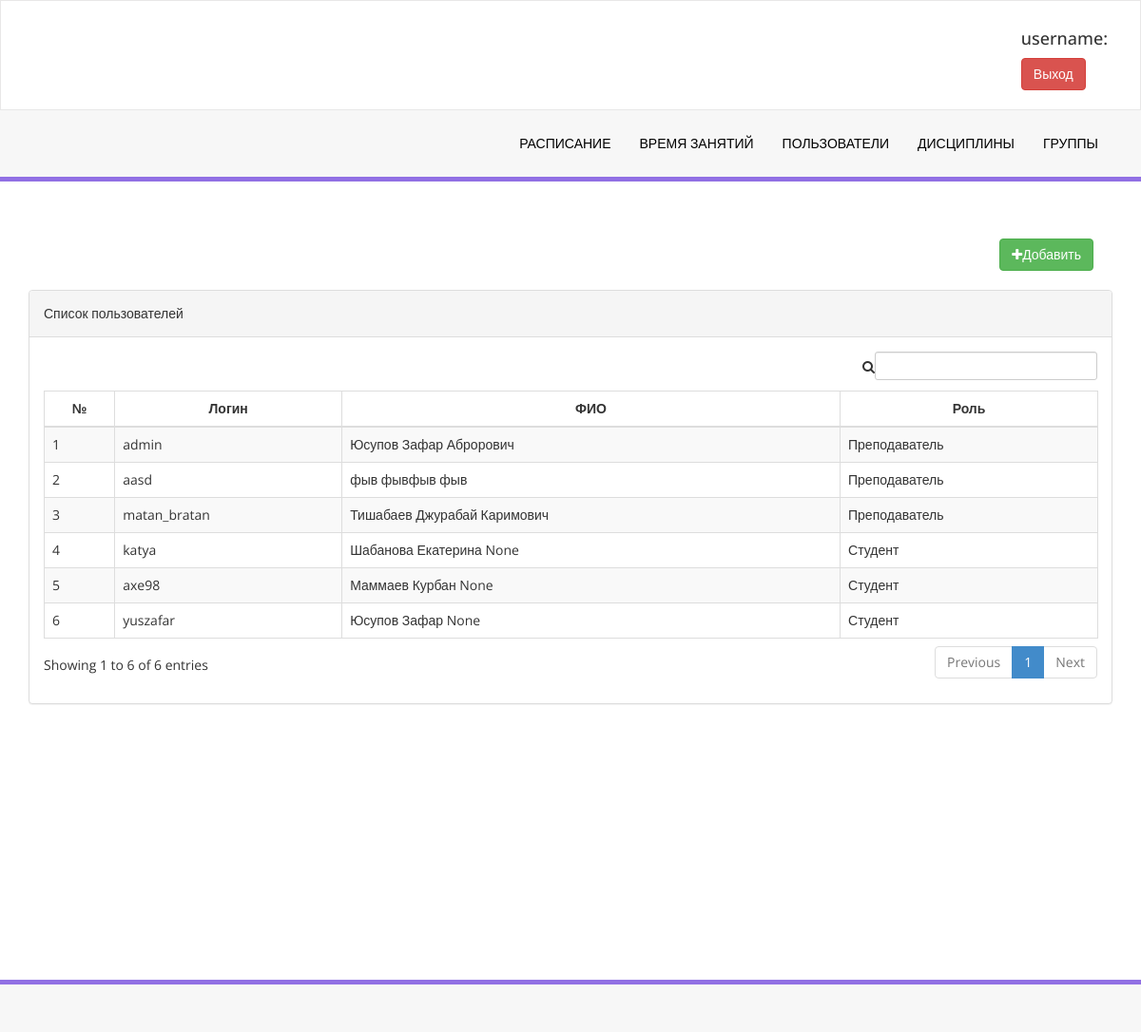
Before: /user/list/ with the older database file.
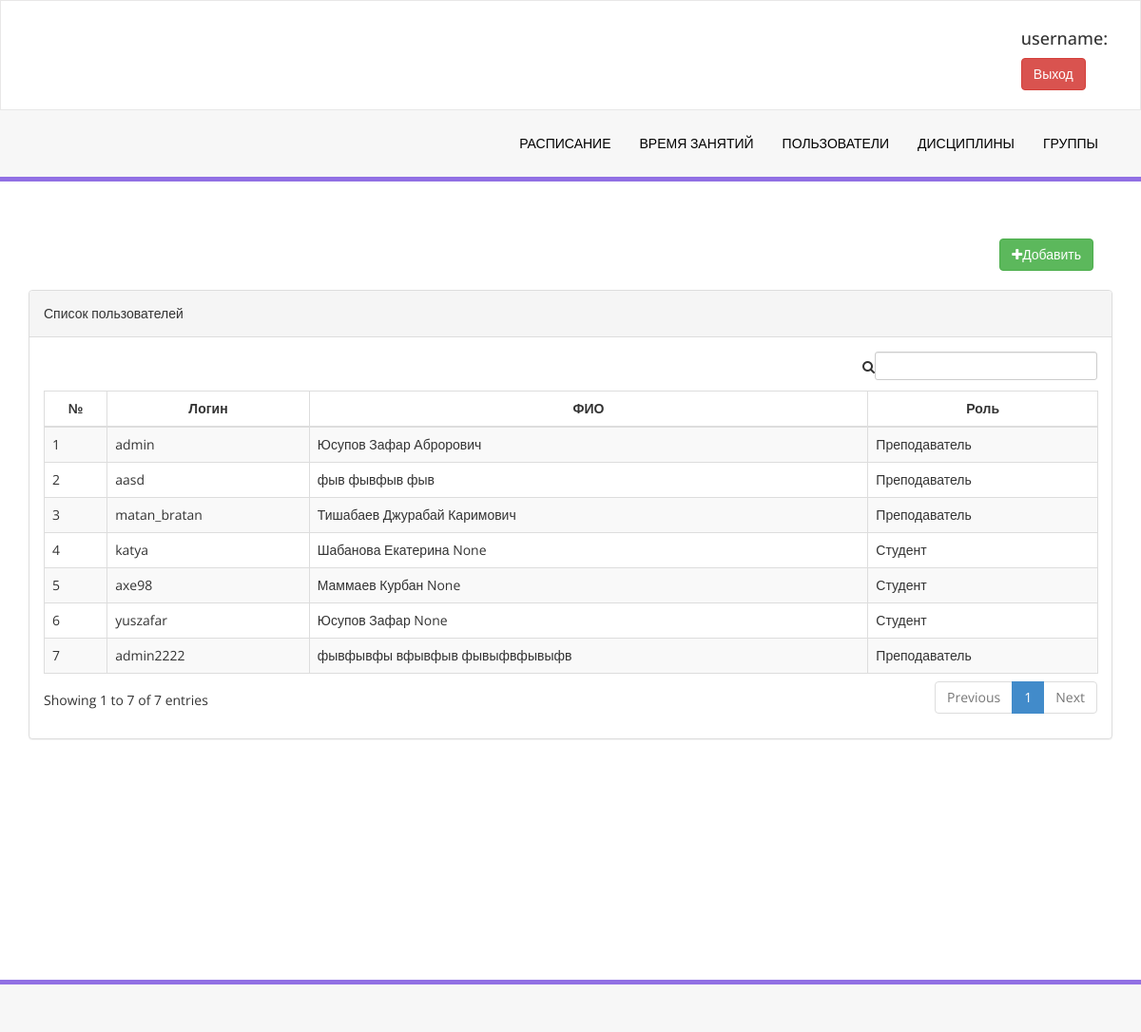
After: the same page with the newer database file.
### meeting/models.py (models this page shows, shortened)
class Profile(models.Model):
    LEVEL = (
        ("Teacher", "Преподаватель"),
        ("Student", "Студент"),
        ("Training_division", "Учебный отдел")
    )
    user = models.OneToOneField(User, on_delete=models.CASCADE)
    first_name = models.CharField(max_length=255, null=True)
    last_name = models.CharField(max_length=255, null=True)
    otchestvo = models.CharField(max_length=255, null=True)
    level = models.CharField(max_length=255, choices=LEVEL)

### meeting/views.py (the view)
# urls.py: path('user/list/', views.ProfileListView.as_view(), name='user_list'),
class ProfileListView(generic.ListView):
    model = Profile
    template_name = 'profiles.html'

### templates/profiles.html
{% extends "base.html" %}
{% block content %}
    <div class="row">
        <div class="col-md-12">
            <div class="right-div">
                <a class="btn btn-success" href="{% url 'meeting:create_user' %}"> <i
                        class="fa fa-plus "></i>Добавить</a>
            </div>
        </div>
        <div class="col-md-12">
            <div class="panel panel-default">
                <div class="panel-heading">
                    Список пользователей
                </div>
                <div class="panel-body">
                    <div class="table-responsive">
                        <table class="table table-striped table-bordered table-hover" id="lesson_info_table">
                            <thead>
                            <tr>
                                <th class="text-center">№</th>
                                <th class="text-center">Логин</th>
                                <th class="text-center">ФИО</th>
                                <th class="text-center">Роль</th>
                            </tr>
                            </thead>
                            <tbody>
                            {% for profile in profile_list %}
                                <tr class="odd gradeX">
                                    <td>{{ forloop.counter }}</td>
                                    <td>{{ profile.user.username }}</td>
                                    <td>{{ profile.last_name }} {{ profile.first_name }} {{ profile.otchestvo }}</td>
                                    <td>{{ profile.get_level_display }}</td>
                                </tr>
                            {% endfor %}
                            </tbody>
                        </table>
                    </div>
                </div>
            </div>
        </div>
    </div>
{% endblock %}

Changed rows visible on the page:
added Profile: user.username "admin2222", last_name "фывфывфы", first_name "вфывфыв", otchestvo "фывыфвфывыфв", level "Преподаватель"
Other visible differences:
text written by a page script: "Showing 1 to 6 of 6 entries Previous 1 Next" → "Showing 1 to 7 of 7 entries Previous 1 Next"
